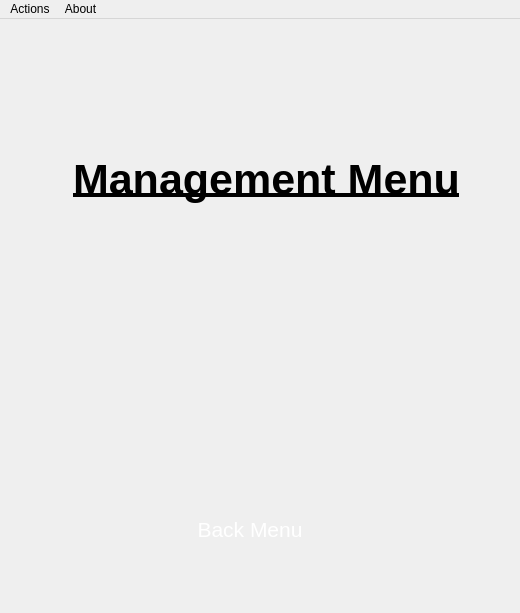
<?xml version="1.0" encoding="UTF-8"?>
<ui version="4.0">
 <class>FormManagement</class>
 <widget class="QMainWindow" name="FormManagement">
  <property name="geometry">
   <rect>
    <x>0</x>
    <y>0</y>
    <width>520</width>
    <height>613</height>
   </rect>
  </property>
  <property name="font">
   <font>
    <bold>false</bold>
   </font>
  </property>
  <property name="windowTitle">
   <string>Management Menu</string>
  </property>
  <property name="windowIcon">
   <iconset>
    <normaloff>pictures/logo_organization1.ico</normaloff>pictures/logo_organization1.ico</iconset>
  </property>
  <property name="styleSheet">
   <string notr="true">background-color: qlineargradient(spread:pad, x1:0.499773, y1:1, x2:0.5, y2:0.00568182, stop:0 rgba(0, 0, 0, 255), stop:1 rgba(255, 255, 255, 255));


QToolTip { background-color: yellow; color: black; border: 1px solid black;}</string>
  </property>
  <widget class="QWidget" name="centralwidget">
   <widget class="QPushButton" name="pushButtonAddNewUser">
    <property name="geometry">
     <rect>
      <x>100</x>
      <y>210</y>
      <width>120</width>
      <height>120</height>
     </rect>
    </property>
    <property name="minimumSize">
     <size>
      <width>0</width>
      <height>0</height>
     </size>
    </property>
    <property name="maximumSize">
     <size>
      <width>120</width>
      <height>120</height>
     </size>
    </property>
    <property name="styleSheet">
     <string notr="true">QPushButton {
	border-radius : 60px;
	color: rgb(255, 255, 255);
}

QPushButton:hover{
	background-color: rgb(20, 135, 135);
    border: 2px solid rgb(255, 80, 0);
}

QPushButton:focus {
  border: 2px solid rgb(162, 0, 0);
}</string>
    </property>
    <property name="text">
     <string/>
    </property>
    <property name="icon">
     <iconset>
      <normaloff>pictures/icon_add_new_user.png</normaloff>pictures/icon_add_new_user.png</iconset>
    </property>
    <property name="iconSize">
     <size>
      <width>160</width>
      <height>149</height>
     </size>
    </property>
   </widget>
   <widget class="QPushButton" name="pushButtonBackMenu">
    <property name="geometry">
     <rect>
      <x>190</x>
      <y>480</y>
      <width>120</width>
      <height>61</height>
     </rect>
    </property>
    <property name="maximumSize">
     <size>
      <width>141</width>
      <height>61</height>
     </size>
    </property>
    <property name="font">
     <font>
      <pointsize>16</pointsize>
     </font>
    </property>
    <property name="styleSheet">
     <string notr="true">QPushButton{
	border-radius : 10px;
	color: rgb(255, 255, 255);
}

QPushButton:hover{
	background-color: rgb(20, 135, 135);
    border: 2px solid rgb(255, 80, 0);
}
</string>
    </property>
    <property name="text">
     <string>Back Menu</string>
    </property>
    <property name="iconSize">
     <size>
      <width>120</width>
      <height>110</height>
     </size>
    </property>
   </widget>
   <widget class="QPushButton" name="pushButtonUpdateDriveFolder">
    <property name="geometry">
     <rect>
      <x>280</x>
      <y>210</y>
      <width>120</width>
      <height>120</height>
     </rect>
    </property>
    <property name="maximumSize">
     <size>
      <width>120</width>
      <height>120</height>
     </size>
    </property>
    <property name="styleSheet">
     <string notr="true">QPushButton{
	border-radius : 60px;
	color: rgb(255, 255, 255);
}

QPushButton:hover{
	background-color: rgb(20, 135, 135);
    border: 2px solid rgb(255, 80, 0);
}

QPushButton:focus  {
  border: 2px solid rgb(162, 0, 0);
}</string>
    </property>
    <property name="text">
     <string/>
    </property>
    <property name="icon">
     <iconset>
      <normaloff>pictures/icon_update_drive_folder.png</normaloff>pictures/icon_update_drive_folder.png</iconset>
    </property>
    <property name="iconSize">
     <size>
      <width>110</width>
      <height>100</height>
     </size>
    </property>
   </widget>
   <widget class="QPushButton" name="pushButtonUpdateDeadline">
    <property name="geometry">
     <rect>
      <x>280</x>
      <y>340</y>
      <width>120</width>
      <height>120</height>
     </rect>
    </property>
    <property name="font">
     <font>
      <pointsize>16</pointsize>
     </font>
    </property>
    <property name="styleSheet">
     <string notr="true">QPushButton{
	border-radius : 60px;
	color: rgb(255, 255, 255);
}

QPushButton:hover{
	background-color: rgb(20, 135, 135);
    border: 2px solid rgb(255, 80, 0);
}

QPushButton:focus  {
  border: 2px solid rgb(162, 0, 0);
}
</string>
    </property>
    <property name="text">
     <string/>
    </property>
    <property name="icon">
     <iconset>
      <normaloff>pictures/icon_update_deadline.png</normaloff>pictures/icon_update_deadline.png</iconset>
    </property>
    <property name="iconSize">
     <size>
      <width>120</width>
      <height>110</height>
     </size>
    </property>
   </widget>
   <widget class="QLabel" name="labelLogo">
    <property name="geometry">
     <rect>
      <x>18</x>
      <y>25</y>
      <width>90</width>
      <height>90</height>
     </rect>
    </property>
    <property name="minimumSize">
     <size>
      <width>0</width>
      <height>0</height>
     </size>
    </property>
    <property name="maximumSize">
     <size>
      <width>90</width>
      <height>90</height>
     </size>
    </property>
    <property name="styleSheet">
     <string notr="true">background-color: rgba(0, 0, 0,0%);</string>
    </property>
    <property name="text">
     <string/>
    </property>
    <property name="pixmap">
     <pixmap>pictures/logo_organization1.ico</pixmap>
    </property>
    <property name="scaledContents">
     <bool>true</bool>
    </property>
   </widget>
   <widget class="QLabel" name="labelWerhere">
    <property name="geometry">
     <rect>
      <x>121</x>
      <y>25</y>
      <width>380</width>
      <height>80</height>
     </rect>
    </property>
    <property name="sizePolicy">
     <sizepolicy hsizetype="Fixed" vsizetype="Fixed">
      <horstretch>0</horstretch>
      <verstretch>0</verstretch>
     </sizepolicy>
    </property>
    <property name="minimumSize">
     <size>
      <width>0</width>
      <height>80</height>
     </size>
    </property>
    <property name="maximumSize">
     <size>
      <width>380</width>
      <height>80</height>
     </size>
    </property>
    <property name="styleSheet">
     <string notr="true">background-color: rgba(0, 0, 0,0%);</string>
    </property>
    <property name="text">
     <string/>
    </property>
    <property name="pixmap">
     <pixmap>pictures/logo_organization2.png</pixmap>
    </property>
    <property name="scaledContents">
     <bool>true</bool>
    </property>
   </widget>
   <widget class="QLabel" name="labelManagementMenu">
    <property name="geometry">
     <rect>
      <x>11</x>
      <y>131</y>
      <width>511</width>
      <height>58</height>
     </rect>
    </property>
    <property name="font">
     <font>
      <pointsize>32</pointsize>
      <bold>true</bold>
      <underline>true</underline>
     </font>
    </property>
    <property name="styleSheet">
     <string notr="true">background-color: rgb(0, 0, 0, 0);
QLabel {
	background-color: rgb(0, 0, 0, 0);
}
</string>
    </property>
    <property name="text">
     <string>Management Menu</string>
    </property>
    <property name="scaledContents">
     <bool>true</bool>
    </property>
    <property name="alignment">
     <set>Qt::AlignCenter</set>
    </property>
   </widget>
   <widget class="QPushButton" name="pushButtonResetUserPassword">
    <property name="geometry">
     <rect>
      <x>100</x>
      <y>340</y>
      <width>120</width>
      <height>120</height>
     </rect>
    </property>
    <property name="minimumSize">
     <size>
      <width>0</width>
      <height>0</height>
     </size>
    </property>
    <property name="maximumSize">
     <size>
      <width>120</width>
      <height>120</height>
     </size>
    </property>
    <property name="styleSheet">
     <string notr="true">QPushButton {
	border-radius : 60px;
	color: rgb(255, 255, 255);
}

QPushButton:hover{
	background-color: rgb(20, 135, 135);
    border: 2px solid rgb(255, 80, 0);
}

QPushButton:focus {
  border: 2px solid rgb(162, 0, 0);
}</string>
    </property>
    <property name="text">
     <string/>
    </property>
    <property name="icon">
     <iconset>
      <normaloff>pictures/icon_change_user_password.png</normaloff>pictures/icon_change_user_password.png</iconset>
    </property>
    <property name="iconSize">
     <size>
      <width>160</width>
      <height>149</height>
     </size>
    </property>
   </widget>
  </widget>
  <widget class="QMenuBar" name="menubar">
   <property name="geometry">
    <rect>
     <x>0</x>
     <y>0</y>
     <width>520</width>
     <height>22</height>
    </rect>
   </property>
   <widget class="QMenu" name="menuActions">
    <property name="title">
     <string>Actions</string>
    </property>
    <addaction name="actionAdd_New_User"/>
    <addaction name="separator"/>
    <addaction name="actionReset_Users_Passwords"/>
    <addaction name="separator"/>
    <addaction name="actionUpdate_Google_Drive_Folder"/>
    <addaction name="separator"/>
    <addaction name="actionUpdate_Project_Deadline"/>
    <addaction name="separator"/>
    <addaction name="actionLogs"/>
    <addaction name="separator"/>
    <addaction name="actionBack_Menu"/>
   </widget>
   <widget class="QMenu" name="menuAbout">
    <property name="title">
     <string>About</string>
    </property>
    <addaction name="actionAbout_Coder"/>
   </widget>
   <addaction name="menuActions"/>
   <addaction name="menuAbout"/>
  </widget>
  <action name="actionAdd_New_User">
   <property name="text">
    <string>Add New User</string>
   </property>
  </action>
  <action name="actionUpdate_Google_Drive_Folder">
   <property name="text">
    <string>Update Google Drive Folder</string>
   </property>
  </action>
  <action name="actionUpdate_Project_Deadline">
   <property name="text">
    <string>Update Project Deadline</string>
   </property>
  </action>
  <action name="actionBack_Menu">
   <property name="text">
    <string>Back Menu</string>
   </property>
  </action>
  <action name="actionExit">
   <property name="text">
    <string>Exit</string>
   </property>
  </action>
  <action name="actionReset_Users_Passwords">
   <property name="text">
    <string>Change Users Passwords</string>
   </property>
  </action>
  <action name="actionLogs">
   <property name="text">
    <string>Logs</string>
   </property>
  </action>
  <action name="actionAbout_Coder">
   <property name="text">
    <string>About Coder</string>
   </property>
  </action>
 </widget>
 <tabstops>
  <tabstop>pushButtonBackMenu</tabstop>
  <tabstop>pushButtonAddNewUser</tabstop>
  <tabstop>pushButtonResetUserPassword</tabstop>
  <tabstop>pushButtonUpdateDriveFolder</tabstop>
  <tabstop>pushButtonUpdateDeadline</tabstop>
 </tabstops>
 <resources/>
 <connections/>
</ui>
